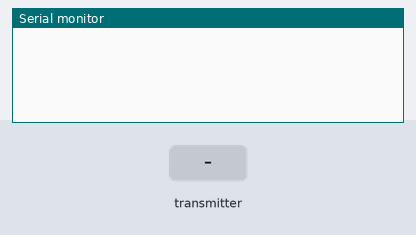
The sketch below on a simulated Arduino Uno, built with avr-gcc and run on an emulated ATmega328P. Shown: the last lines printed to the serial monitor. Inputs (shaded band) come from the test bench. No radio packets arrive unless stated.

Above: at 1.2 s.
1.3 s: the transmitter starts sending info = 0
At 1.37 s:
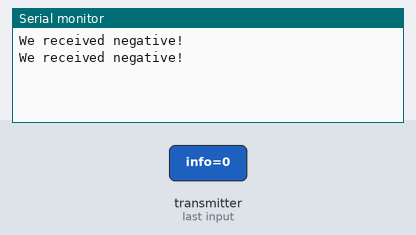
3.2 s: the transmitter starts sending info = 1
At 3.27 s:
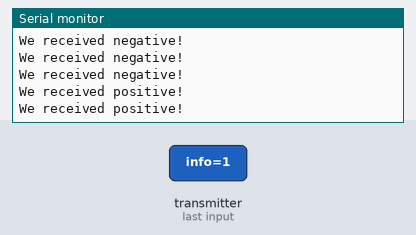

The sketch:

nrf240l_receiver.ino
```cpp
/*
 * AJ Alves (aj.alves@zerokol.com)
*/

#include <SPI.h>
#include "nRF24L01.h"
#include "RF24.h"

// Instantiate RF24 class with CE and CSN values

//arduino shield value (9,10)
//pico controller (20,17)
RF24 radio(9, 10);
// Address to devices comunicate each other (same in both)
const uint64_t pipe = 0xE8E8F0F0E1LL;
// A variable to hold some info
boolean info = false;

void setup() {
  // Setup serial output
  Serial.begin(115200);
  // Start RF
   while(!radio.begin()) {
    Serial.print("Radio did not start: \n");
  }
  radio.setDataRate(RF24_250KBPS); // Both endpoints must have this set the sameßßßßßß
  radio.setPALevel(RF24_PA_MIN);
  // Setup the channel to work within, number 100
  radio.setChannel(100);
  // Open recept pipe
  radio.openReadingPipe(1, pipe);
  // Start to listen
  radio.startListening();
}

void loop() {
  // Wait until some data
  if (radio.available()) {
    // Read payload, and check if it finished
    radio.read(&info, sizeof(info));
    // Manage info
    if (info) {
      Serial.println("We received positive!");
    } else {
      Serial.println("We received negative!");
    }
  }
  // Wait a bit
}
```

Measured:
- after the input at 1.3 s, the serial monitor: prints a new line at once (image 1)
- after the input at 3.2 s, the serial monitor: prints a new line at once (image 2)
